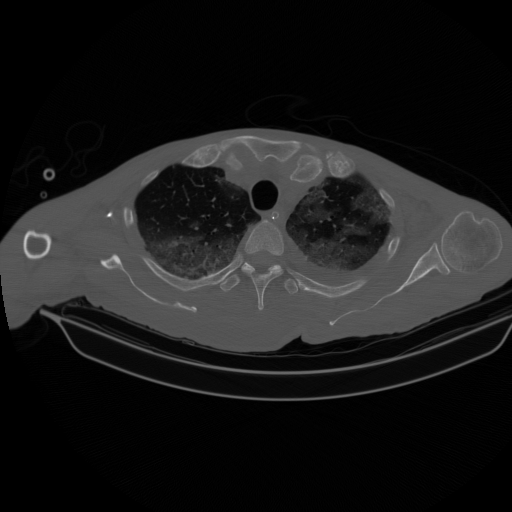
#> input picture CT scan images/Test/cp026_96.png, 512 x 512 px, found by its file name
$ python clahe.py
#> lines starting #> are read from the running program, lines starting #| are printed output that depends on the picture
"""Contrast-Limited Adaptive Histogram Equalization for RGB images.

This module provides a production-ready CLAHE reference implementation for
low-contrast RGB images. It is kept separate from the MSRCR and AGCWD
implementations so the project can compare enhancement methods cleanly.
"""

from __future__ import annotations

from dataclasses import dataclass
from pathlib import Path
from typing import Any

import cv2
import numpy as np
from PIL import Image


@dataclass(frozen=True)
class NormalizationMetadata:
    """Metadata used to restore non-uint8 inputs after enhancement."""

    original_dtype: np.dtype[Any]
    original_min: float
    original_max: float
    preserve_input_range: bool


def load_rgb_image(path: str | Path) -> np.ndarray:
    """Load an image from disk as an RGB numpy array."""

    path_obj = Path(path)
    try:
        with Image.open(path_obj) as img:
            return np.asarray(img.convert("RGB"))
    except Exception as exc:
        raise RuntimeError(f"Failed to load image '{path_obj}': {exc}") from exc


def save_rgb_image(
    image: np.ndarray,
    path: str | Path,
    jpeg_quality: int = 95,
) -> None:
    """Save an RGB image to disk as PNG or JPEG."""

    rgb_u8 = ensure_uint8_rgb(image)
    path_obj = Path(path)
    suffix = path_obj.suffix.lower()

    try:
        pil_image = Image.fromarray(rgb_u8)
        if suffix in {".jpg", ".jpeg"}:
            pil_image.save(path_obj, quality=jpeg_quality, subsampling=0)
        else:
            pil_image.save(path_obj)
    except Exception as exc:
        raise RuntimeError(f"Failed to save image '{path_obj}': {exc}") from exc


def export_rgb_raw(image: np.ndarray, path: str | Path) -> None:
    """Export an image as interleaved RGB raw bytes."""

    rgb_u8 = ensure_uint8_rgb(image)
    path_obj = Path(path)
    try:
        rgb_u8.tofile(path_obj)
    except Exception as exc:
        raise RuntimeError(f"Failed to export raw image '{path_obj}': {exc}") from exc


def ensure_uint8_rgb(image: np.ndarray) -> np.ndarray:
    """Validate and convert an image into a contiguous RGB uint8 array."""

    if image.ndim != 3 or image.shape[2] != 3:
        raise ValueError(
            f"Expected an RGB image with shape (H, W, 3), got {image.shape!r}."
        )

    if image.dtype == np.uint8:
        return np.ascontiguousarray(image)

    clipped = np.clip(np.rint(image), 0.0, 255.0).astype(np.uint8)
    return np.ascontiguousarray(clipped)


def apply_clahe_rgb(
    image: np.ndarray,
    clip_limit: float = 2.0,
    tile_grid: tuple[int, int] = (8, 8),
    denoise: bool = False,
    sharpen: bool = False,
    preserve_input_range: bool = False,
    near_uniform_std_threshold: float = 15.0,
    color_balance_mean_threshold: float = 30.0,
    dark_mean_threshold: float = 5.0,
    bright_mean_threshold: float = 250.0,
) -> np.ndarray:
    """Enhance an RGB image using per-channel CLAHE.

    Args:
        image: RGB image with shape ``(H, W, 3)``.
        clip_limit: CLAHE clip limit.
        tile_grid: CLAHE tile grid as ``(cols, rows)``.
        denoise: Apply bilateral denoising before CLAHE.
        sharpen: Apply unsharp masking after enhancement.
        preserve_input_range: Scale the result back to the original dtype/range.
        near_uniform_std_threshold: Threshold for reducing clip limit on
            near-uniform channels.
        color_balance_mean_threshold: Threshold for triggering gray-world white
            balance correction.
        dark_mean_threshold: Threshold for classifying a frame as near-black.
        bright_mean_threshold: Threshold for classifying a frame as near-white.

    Returns:
        Enhanced image in ``uint8`` or restored input dtype.
    """

    if clip_limit <= 0.0:
        raise ValueError(f"clip_limit must be > 0, got {clip_limit}.")
    if len(tile_grid) != 2 or tile_grid[0] <= 0 or tile_grid[1] <= 0:
        raise ValueError(
            f"tile_grid must be a 2-tuple of positive integers, got {tile_grid!r}."
        )

    working_u8, metadata = _normalize_to_uint8(
        image=image,
        preserve_input_range=preserve_input_range,
    )
    frame_mean = float(working_u8.reshape(-1, 3).mean())
    frame_std = float(working_u8.reshape(-1, 3).std())

    effective_clip_limit = float(clip_limit)
    if frame_mean <= dark_mean_threshold or frame_mean >= bright_mean_threshold:
        if frame_std < 3.0:
            return _restore_input_range(working_u8.copy(), metadata)
        effective_clip_limit = min(effective_clip_limit, 1.0)

    preprocessed = _preprocess_rgb(working_u8, denoise=denoise)
    channels = cv2.split(preprocessed)
    enhanced_channels: list[np.ndarray] = []

    for channel in channels:
        channel_clip_limit = effective_clip_limit
        if float(channel.std()) < near_uniform_std_threshold:
            channel_clip_limit = min(channel_clip_limit, 1.0)

        clahe = cv2.createCLAHE(
            clipLimit=float(channel_clip_limit),
            tileGridSize=tile_grid,
        )
        enhanced_channels.append(clahe.apply(channel))

    enhanced = cv2.merge(enhanced_channels)

    if _should_apply_gray_world(
        image=enhanced,
        mean_diff_threshold=color_balance_mean_threshold,
    ):
        enhanced = _apply_gray_world_balance(enhanced)

    if sharpen:
        enhanced = _apply_unsharp_mask(enhanced)

    output_u8 = np.clip(enhanced, 0, 255).astype(np.uint8)
    return _restore_input_range(output_u8, metadata)


def _normalize_to_uint8(
    image: np.ndarray,
    preserve_input_range: bool,
) -> tuple[np.ndarray, NormalizationMetadata]:
    """Normalize an image into RGB uint8 format."""

    if image.ndim != 3 or image.shape[2] != 3:
        raise ValueError(
            f"Expected an RGB image with shape (H, W, 3), got {image.shape!r}."
        )

    original_dtype = image.dtype
    image_f32 = image.astype(np.float32, copy=False)
    original_min = float(np.nanmin(image_f32))
    original_max = float(np.nanmax(image_f32))

    if not np.isfinite(original_min) or not np.isfinite(original_max):
        raise ValueError("Input image contains NaN or Inf values.")

    if original_dtype == np.uint8:
        normalized = np.ascontiguousarray(image)
    else:
        if original_max == original_min:
            normalized = np.zeros_like(image_f32)
        elif np.issubdtype(original_dtype, np.floating) and (
            original_min >= 0.0 and original_max <= 1.0
        ):
            normalized = np.clip(np.rint(image_f32 * 255.0), 0.0, 255.0)
        elif original_min >= 0.0 and original_max <= 255.0:
            normalized = np.clip(np.rint(image_f32), 0.0, 255.0)
        else:
            scale = 255.0 / (original_max - original_min)
            normalized = np.clip(
                np.rint((image_f32 - original_min) * scale),
                0.0,
                255.0,
            )
        normalized = normalized.astype(np.uint8)

    metadata = NormalizationMetadata(
        original_dtype=original_dtype,
        original_min=original_min,
        original_max=original_max,
        preserve_input_range=preserve_input_range,
    )
    return np.ascontiguousarray(normalized), metadata


def _restore_input_range(
    image_u8: np.ndarray,
    metadata: NormalizationMetadata,
) -> np.ndarray:
    """Restore the enhanced image to the original dtype/range if requested."""

    if not metadata.preserve_input_range or metadata.original_dtype == np.uint8:
        return image_u8

    image_f32 = image_u8.astype(np.float32) / 255.0
    if metadata.original_max == metadata.original_min:
        restored = np.full_like(image_f32, fill_value=metadata.original_min)
    elif np.issubdtype(metadata.original_dtype, np.floating) and (
        metadata.original_min >= 0.0 and metadata.original_max <= 1.0
    ):
        restored = image_f32
    else:
        restored = (
            image_f32 * (metadata.original_max - metadata.original_min)
            + metadata.original_min
        )

    if np.issubdtype(metadata.original_dtype, np.integer):
        info = np.iinfo(metadata.original_dtype)
        return np.clip(np.rint(restored), info.min, info.max).astype(
            metadata.original_dtype
        )

    return restored.astype(metadata.original_dtype)


def _preprocess_rgb(image: np.ndarray, denoise: bool) -> np.ndarray:
    """Apply optional bilateral denoising before enhancement."""

    if not denoise:
        return image.copy()

    channels = cv2.split(image)
    filtered_channels = [
        cv2.bilateralFilter(
            src=channel,
            d=5,
            sigmaColor=35,
            sigmaSpace=35,
        )
        for channel in channels
    ]
    return cv2.merge(filtered_channels)


def _should_apply_gray_world(
    image: np.ndarray,
    mean_diff_threshold: float,
) -> bool:
    """Return true when gray-world correction should be applied."""

    means = image.reshape(-1, 3).mean(axis=0)
    return float(np.max(means) - np.min(means)) > mean_diff_threshold


def _apply_gray_world_balance(image: np.ndarray) -> np.ndarray:
    """Apply gray-world white balance correction."""

    image_f32 = image.astype(np.float32)
    means = image_f32.reshape(-1, 3).mean(axis=0)
    safe_means = np.where(means < 1e-6, 1.0, means)
    gray_mean = float(np.mean(means))
    gains = gray_mean / safe_means
    balanced = image_f32 * gains.reshape(1, 1, 3)
    return np.clip(np.rint(balanced), 0.0, 255.0).astype(np.uint8)


def _apply_unsharp_mask(image: np.ndarray) -> np.ndarray:
    """Apply the required unsharp mask stage."""

    image_f32 = image.astype(np.float32)
    blurred = cv2.GaussianBlur(image_f32, ksize=(0, 0), sigmaX=2.0, sigmaY=2.0)
    sharpened = cv2.addWeighted(image_f32, 1.4, blurred, -0.4, 0.0)
    return np.clip(np.rint(sharpened), 0.0, 255.0).astype(np.uint8)


__all__ = [
    "apply_clahe_rgb",
    "ensure_uint8_rgb",
    "export_rgb_raw",
    "load_rgb_image",
    "save_rgb_image",
]


def main() -> None:
    """Run the CLAHE enhancement on a specific image."""
    import sys

    # Default path
    image_path = r"C:\Users\ACER\Downloads\Electronics project\CT scan images\Test\cp026_96.png"

    # Use command line argument if provided
    if len(sys.argv) > 1:
        image_path = sys.argv[1]

    path_obj = Path(image_path)
    if not path_obj.exists():
        print(f"Error: Image not found at '{image_path}'")
        print("Usage: python algorithms/clahe.py <path_to_image>")
        return

    try:
        print(f"Loading '{image_path}'...")
        img = load_rgb_image(path_obj)
#> in load_rgb_image, img is the input picture: PIL image 512x512 L; min 0, max 255, mean 26.6

        print("Applying CLAHE enhancement...")
        enhanced = apply_clahe_rgb(
            img,
            clip_limit=2.0,
            tile_grid=(8, 8),
            denoise=True,
            sharpen=True
        )
#> in _normalize_to_uint8, `original_min = float(np.nanmin(image_f32))`: original_min = 0
#> in _normalize_to_uint8, `original_max = float(np.nanmax(image_f32))`: original_max = 255
#> in apply_clahe_rgb, `frame_mean = float(working_u8.reshape(-1, 3).mean())`: frame_mean = 26.55
#> in apply_clahe_rgb, `frame_std = float(working_u8.reshape(-1, 3).std())`: frame_std = 37.32
#> in _preprocess_rgb, `filtered_channels = [ cv2.bilateralFilter( src=channel, d=5, sigmaColo..`: filtered_channels = 3 items
#> the loop in apply_clahe_rgb, `for channel in channels:` made 3 passes
#> in apply_clahe_rgb, `enhanced = cv2.merge(enhanced_channels)`:
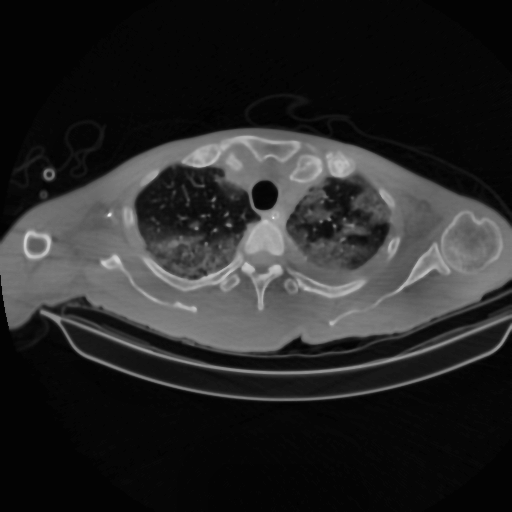
#> enhanced: shape (512, 512, 3); min 1, max 237, mean 39.4
#> in _should_apply_gray_world, `means = image.reshape(-1, 3).mean(axis=0)`: means = [39.44, 39.44, 39.44]

        output_dir = Path(__file__).resolve().parent.parent / "output_images" / "clahe"
        output_dir.mkdir(parents=True, exist_ok=True)
        output_path = output_dir / f"{path_obj.stem.lower().replace(' ', '_')}.png"
        save_rgb_image(enhanced, output_path)
        print(f"Done! Enhanced image saved to: {output_path}")

        import matplotlib.pyplot as plt
        fig, axes = plt.subplots(1, 2, figsize=(12, 6))
        axes[0].imshow(img)
        axes[0].set_title("Input Image")
        axes[0].axis("off")
        axes[1].imshow(enhanced)
        axes[1].set_title("Enhanced Image (CLAHE)")
        axes[1].axis("off")
        plt.tight_layout()
        plt.show()
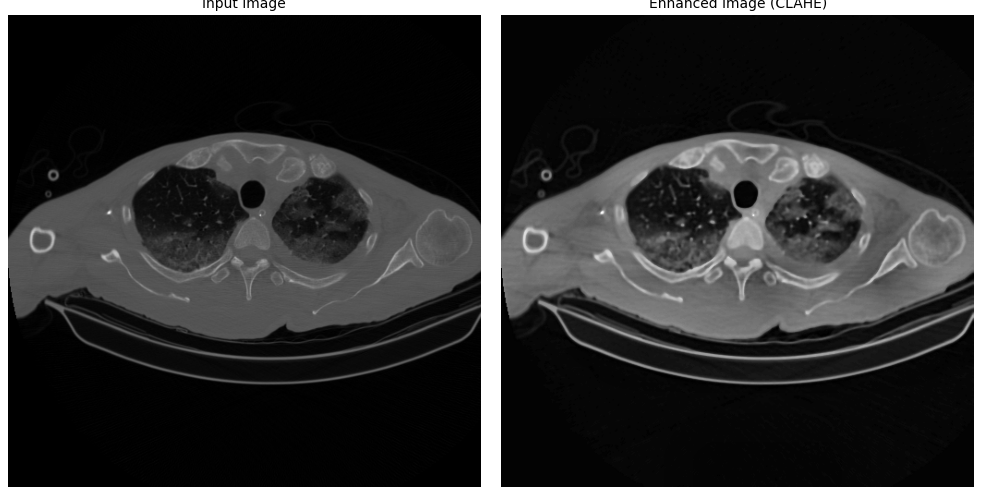
#> figure drawn by matplotlib, 2 panels

    except Exception as exc:
        print(f"An error occurred: {exc}")


if __name__ == "__main__":
    main()

$ run again, with CT scan images/Test/6_Rahimzadeh_normal2_patient295_SR_4_IM00022.png copied over CT scan images/Test/cp026_96.png
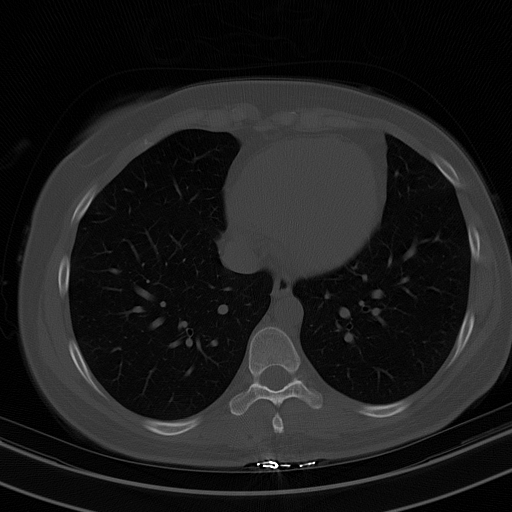
#> input picture CT scan images/Test/6_Rahimzadeh_normal2_patient295_SR_4_IM00022.png, 512 x 512 px, found by its file name
#> in load_rgb_image, img is the input picture: PIL image 512x512 L; min 0, max 255, mean 28.2
#> original_min = 0
#> original_max = 255
#> frame_mean = 28.19
#> frame_std = 29.41
#> filtered_channels = 3 items
#> the loop in apply_clahe_rgb, `for channel in channels:` made 3 passes
#> in apply_clahe_rgb, `enhanced = cv2.merge(enhanced_channels)`:
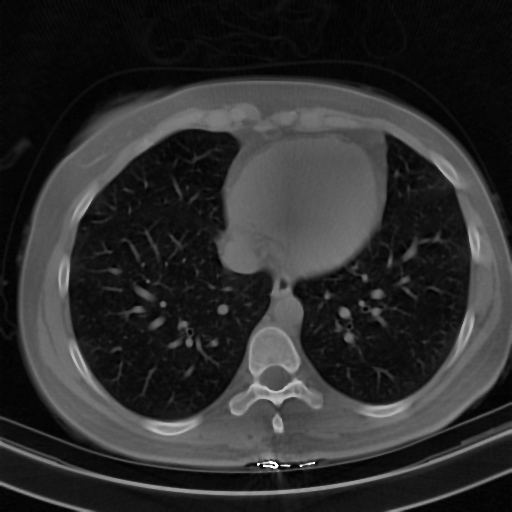
#> enhanced: shape (512, 512, 3); min 1, max 255, mean 45.8
#> means = [45.78, 45.78, 45.78]
#> in main, `plt.show()`:
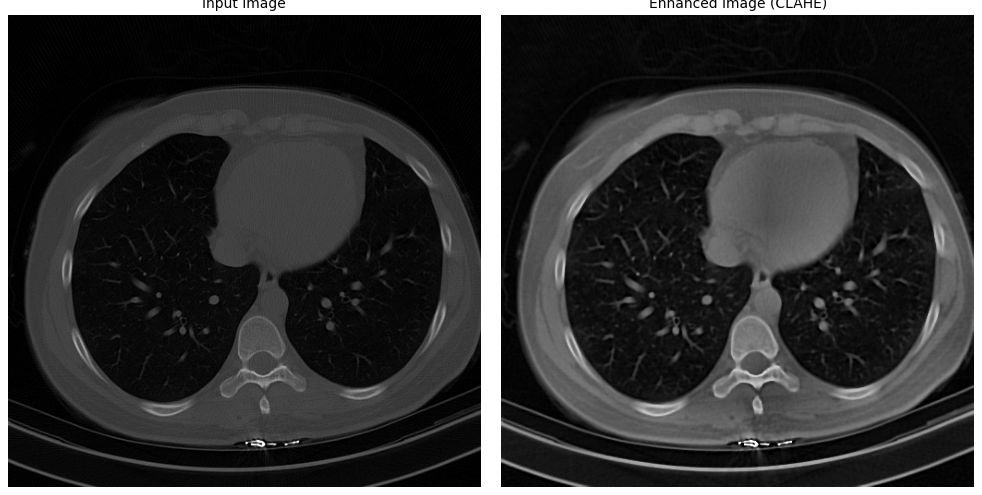
#> figure drawn by matplotlib, 2 panels

$ run again, with CT scan images/Test/6_Rahimzadeh_normal2_patient301_SR_4_IM00012.png copied over CT scan images/Test/cp026_96.png
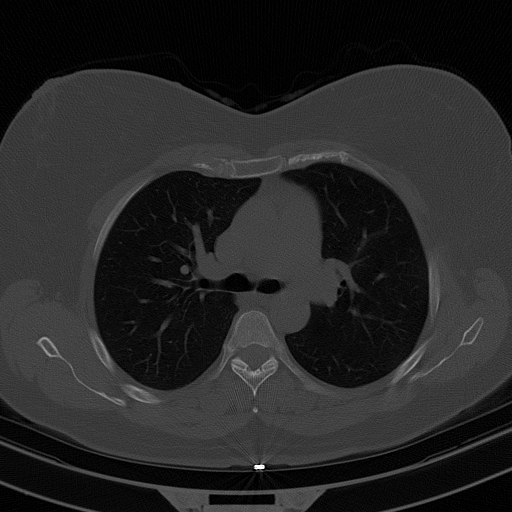
#> input picture CT scan images/Test/6_Rahimzadeh_normal2_patient301_SR_4_IM00012.png, 512 x 512 px, found by its file name
#> in load_rgb_image, img is the input picture: PIL image 512x512 L; min 0, max 255, mean 38.3
#> original_min = 0
#> original_max = 255
#> frame_mean = 38.34
#> frame_std = 28.35
#> filtered_channels = 3 items
#> the loop in apply_clahe_rgb, `for channel in channels:` made 3 passes
#> in apply_clahe_rgb, `enhanced = cv2.merge(enhanced_channels)`:
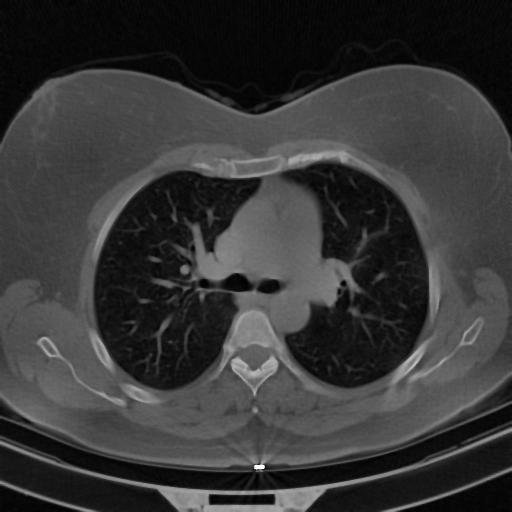
#> enhanced: shape (512, 512, 3); min 1, max 255, mean 55.3
#> means = [55.27, 55.27, 55.27]
#> in main, `plt.show()`:
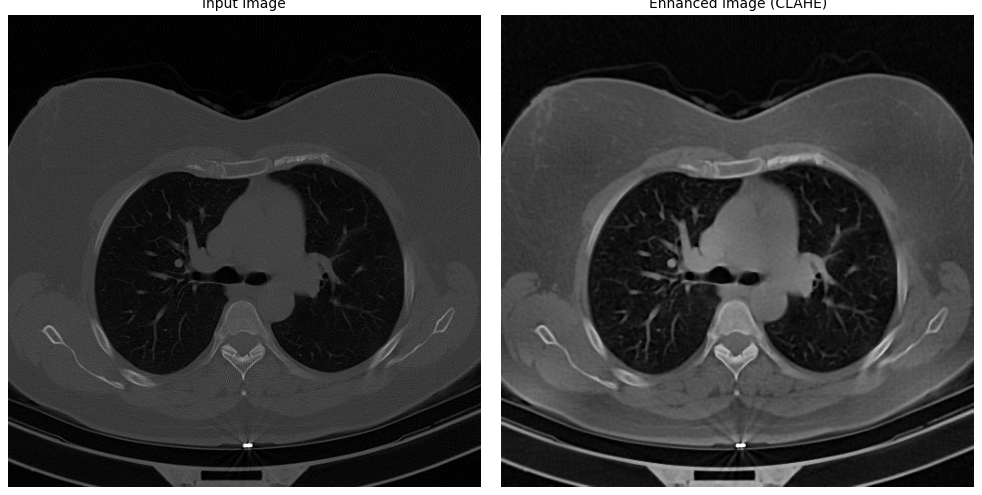
#> figure drawn by matplotlib, 2 panels
